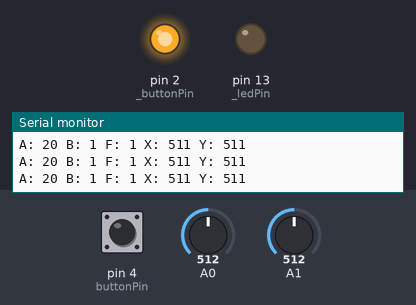
Recording of a sketch running on a simulated Arduino Uno, built with avr-gcc and run on an emulated ATmega328P. Parts: output pins drawn as LEDs (lit = HIGH), the last lines printed to the serial monitor. Inputs (shaded band) come from the test bench; at power-on: pin 4 (buttonPin) HIGH, A0 = 512, A1 = 512.

Above: at 1.2 s.
1.3 s: pin 4 (buttonPin) pulled LOW for 0.15 s
At 2.7 s:
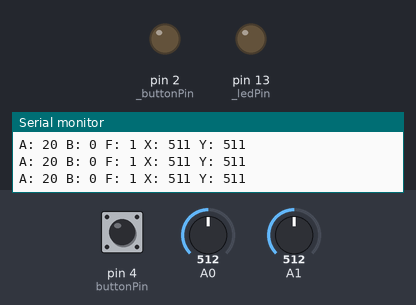
3.0 s: pin 4 (buttonPin) pulled LOW for 1 s
At 5.2 s:
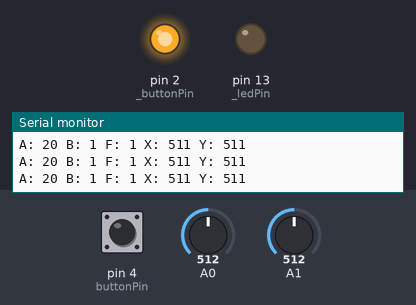
5.5 s: pin 4 (buttonPin) pulled LOW for 3.2 s
At 10.0 s:
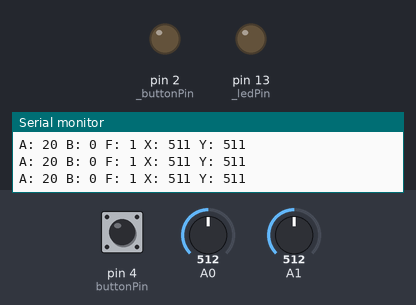
Timing chart, 0 to 11.5 s (numbered marks = the images above; inputs shaded):
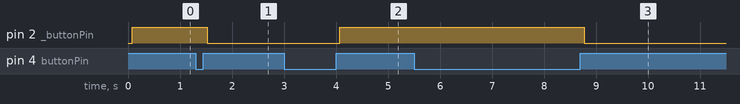

Measured:
- after the input at 1.3 s, pin 2 (_buttonPin): HIGH → LOW after 0.23 s
- after the input at 3.0 s, pin 2 (_buttonPin): LOW → HIGH after 1.1 s
- after the input at 5.5 s, pin 2 (_buttonPin): HIGH → LOW after 3.3 s

The sketch:

I2C-Slave1.ino
```cpp
// (licence header left out)
#include <Arduino.h>
#include <Wire.h>
//
#include "Button.h"
#include "Timer.h"
#include "TypeConv.h"
//
#define I2C_ADDRESS_JOYSTICK 0x14
//
using namespace csjc;

// PROTOTYPES
void receiveReadEvent(int byteCount);
void requestWriteEvent();

// GLOBAL variables
uint8_t dataWX[7];
uint8_t dataRX[7];
int cntBytes = 7;
Button button;
Timer timer;
TypeConv typeConv;

void Debug(uint8_t data[], int size)
{
  // I2C Address
  Serial.print("A: ");
  Serial.print((int)data[0]);
  // Button State
  Serial.print(" B: ");
  Serial.print((int)data[1]);
  // FSM State
  Serial.print(" F: ");
  Serial.print((int)data[2]);
  // xDigital
  int x = (int)typeConv.BytesToWord(data[3], data[4]);
  Serial.print(" X: ");
  Serial.print(x);
  // yDigital
  int y = (int)typeConv.BytesToWord(data[5], data[6]);
  Serial.print(" Y: ");
  Serial.println(y);
}

void setup() {
  Serial.begin(115200);
  while (!Serial) {}

  // Wire-I2C-Setup
  Wire.begin(I2C_ADDRESS_JOYSTICK);
  // Call back event
  Wire.onReceive(receiveReadEvent);
  Wire.onRequest(requestWriteEvent);

  //
  timer = Timer();
  //
  int buttonPin = 4;
  int ledPin = 2;
  button = Button(buttonPin, ledPin);
  //
  typeConv = TypeConv();
  //
  dataWX[0] = (uint8_t)I2C_ADDRESS_JOYSTICK;
  //
  updateFSMState(1);
}

void updateButtonState(uint8_t buttonState)
{
  dataWX[1] = buttonState;
}

void updateFSMState(uint8_t fsmState)
{
  dataWX[2] = fsmState;
}

void updateWriteI2C(int xAnalog, int yAnalog)
{
  // Input-X
  typeConv.WordTo2Bytes(xAnalog);
  dataWX[3] = typeConv.GetHiByte();
  dataWX[4] = typeConv.GetLoByte();
  // Input-Y
  typeConv.WordTo2Bytes(yAnalog);
  dataWX[5] = typeConv.GetHiByte();
  dataWX[6] = typeConv.GetLoByte();

  Debug(dataWX, 7);
}

void updateADC()
{
  // Note: Joystick is used only for data...
  // (1)
  // Analog to Digital (10-bit) Conversion
  // Digital Values from 0 to 1023
  // Read Article 1009 L298N Supplemental
  int xDigital = 1023 - analogRead(A0);
  int yDigital = 1023 - analogRead(A1);

  updateWriteI2C(xDigital, yDigital);
}

void loop() {
  button.updateButton();
  // Timer
  if (timer.isTimer(250))
  {
    // Button
    if (button.isButtonOn())
      updateButtonState((uint8_t)1);
    else
      updateButtonState((uint8_t)0);
    // FSM - NOT USED
    // ADC
    updateADC();
  }
}

// NOT USED ------------------------------
void receiveReadEvent(int byteCount)
{
  int cnt = 0;
  // Serial.print("Read Event MCU1: ");
  // Serial.println(byteCount);

  while (Wire.available() > 0) {
    dataRX[cnt] = Wire.read();
    // Serial.println(dataRX[cnt]);
    cnt++;
  }
  cntBytes = cnt;
  // Serial.println(cnt);
}

// Joystick MCU-1 ------------------ working
// Joystick used only for test data
void requestWriteEvent() {
  int cnt = 0;
  Serial.println("Write Event MCU1..");
  while (cnt < cntBytes)
  {
    // Serial.print(cnt);
    // Serial.print(": ");
    // Serial.println(dataWX[cnt]);
    Wire.write(dataWX[cnt]);
    cnt++;
  }
}
```

Bitwise.h
```cpp
// (licence header left out)
#ifndef Numerics_Bitwise_h
#define Numerics_Bitwise_h

#include <Arduino.h>

namespace csjc
{
    template <typename integer>
    class Bitwise
    {
    private:
        // Private Properties
        integer b_bits;
        integer b_maxSize;
        integer b_numberOfBits;
        // Private Methods
        integer b_powerOfTwo(integer bitNumber);
        integer b_sumPowerOfTwo(integer bitNumber);

    public:
        // Constructor
        Bitwise();

        // Public Methods - Bit Numbers 0, 1, 2, 3, 4, etc.
        // Bit Numbers
        void SetBitNumber(integer bitNumber);
        bool IsBitNumberSet(integer bitNumber);
        bool IsBitNumberSetToBitsValue(integer bitNumber, integer bitsValue);
        integer GetBitNumber();
        void ClearBitNumber(integer bitNumber);
        // Bits Value
        void SetBitsValue(integer);
        integer GetBitsValue();
        void ClearAllBits();
        integer ReverseBits(integer bitsValue);
        String PrintBinaryBits(bool leadingTextFlag = true);
    };

    template <typename integer>
    Bitwise<integer>::Bitwise()
    {
        // Used in for loops
        b_numberOfBits = (sizeof(integer) * (integer)8);
        // MINUS-ONE: assuming programmer might use a signed-integer.
        b_maxSize = b_sumPowerOfTwo(b_numberOfBits - (integer)1);
        b_bits = (integer)0;

        // DEBUG
        // Serial.print("number of bits: ");
        // Serial.print(b_numberOfBits);
        // Serial.print(" max size: ");
        // Serial.println(b_maxSize);
    }

    template <typename integer>
    integer Bitwise<integer>::b_powerOfTwo(integer bitNumber)
    {
        integer value = (integer)1;
        if (bitNumber >= (integer)0 && bitNumber < b_numberOfBits)
        {
            if (bitNumber == (integer)0)
                return value;

            for (int i = 0; i < (int)bitNumber; i++)
            {
                value *= (integer)2;
            }
        }
        else
        {
#ifdef _ARDUINO_
            Serial.println("Error - bitNumber size");
#else
#endif
        }
        return value;
    }

    template <typename integer>
    integer Bitwise<integer>::b_sumPowerOfTwo(integer bitNumber)
    {
        integer sum = (integer)0;
        for (int poT = 0; poT < (int)bitNumber; poT++)
        {
            sum += b_powerOfTwo(poT);
        }
        return sum;
    }

    template <typename integer>
    void Bitwise<integer>::SetBitNumber(integer bitNumber)
    {
        b_bits |= b_powerOfTwo(bitNumber);
    }

    template <typename integer>
    bool Bitwise<integer>::IsBitNumberSet(integer bitNumber)
    {
        if ((b_bits & b_powerOfTwo(bitNumber)) != 0)
            return true;

        return false;
    }

    template <typename integer>
    bool Bitwise<integer>::IsBitNumberSetToBitsValue(integer bitNumber, integer bitsValue)
    {
        if ((bitsValue & b_powerOfTwo(bitNumber)) != 0)
            return true;

        return false;
    }

    template <typename integer>
    integer Bitwise<integer>::GetBitNumber()
    {
        // bit-numbers: 0, 1, 2, 3,  ... 13, 14, 15.
        if (b_bits > (integer)0 && b_bits < b_maxSize)
        {
            for (int bitNumber = 0; bitNumber < (int)b_numberOfBits; bitNumber++)
            {
                // GET FIRST BIT-NUMBER OF BITS
                // If there is more than one bit number,
                // use string or array to capture all bit numbers
                if (IsBitNumberSet((integer)bitNumber))
                    return (integer)bitNumber;
            }
        }
        else
        {
            Serial.println("Error - no such bit number");
        }
        return (integer)-1;
    }

    template <typename integer>
    void Bitwise<integer>::ClearBitNumber(integer bitNumber)
    {
        b_bits &= ~b_powerOfTwo(bitNumber);
    }

    template <typename integer>
    void Bitwise<integer>::SetBitsValue(integer bitsValue)
    {
        b_bits = bitsValue;
    }

    template <typename integer>
    integer Bitwise<integer>::GetBitsValue()
    {
        return (integer)b_bits;
    }

    template <typename integer>
    void Bitwise<integer>::ClearAllBits()
    {
        b_bits = (integer)0;
    }

    template <typename integer>
    integer Bitwise<integer>::ReverseBits(integer bitsValue)
    {
        int numBits = sizeof(bitsValue) * 8;
        integer bitsVal = bitsValue;
        integer result = (integer)0;
        for (int i = 0; i < numBits; i++)
        {
            // Shift result left by 1
            result <<= 1;
            // Set the least significant bit of result
            // to the least significant bit of bitsVal.
            result |= (bitsVal & 1);
            // Shift bitsVal right by 1
            bitsVal >>= 1;
        }

        return result;
    }

    template <typename integer>
    String Bitwise<integer>::PrintBinaryBits(bool leadingTextFlag)
    {
        String str = "";
        if (leadingTextFlag)
            str = "bits:";
        // Count backwards
        for (int bitNumber = (int)b_numberOfBits - 1; bitNumber >= 0; bitNumber--)
        {
            // Insert Space-Char after every 4th digit
            if (((bitNumber + (integer)1) % (integer)4) == (integer)0)
                str += ' ';

            // Insert binary digit
            if (IsBitNumberSet(bitNumber))
                str += '1';
            else
                str += '0';
        }
        return str;
    }
}
#endif
```

Button.h
```cpp
// (licence header left out)
#ifndef Numerics_Button_h
#define Numerics_Button_h

#include <Arduino.h>

#define DEBOUNCE_TIME 75

namespace csjc
{
    class Button
    {
    private:
        int _ledPin;
        int _ledState;
        int _buttonPin;
        int _buttonState;
        int _lastButtonState;
        unsigned long _lastDebounceTime;
        unsigned long _debounceDelay;

        void _data();
        void _pins();
        void _button();

    public:
        Button();
        Button(int buttonPin);
        Button(int buttonPin, int ledPin);
        ~Button() = default;

        bool isButtonOn();
        void updateButton();
    };

    // Constructor
    Button::Button()
    {
        // Setup Private DATA Variables
        _data();
        // Arduino pins should the last setup step
        _pins();
    }

    // Constructor
    Button::Button(int buttonPin)
    {
        // Setup Private Variables
        _data();
        _buttonPin = buttonPin;
        // Arduino pins should the last setup step
        _pins();
    }

    // Constructor
    Button::Button(int buttonPin, int ledPin)
    {
        // Setup Private Variables
        _data();
        _buttonPin = buttonPin;
        _ledPin = ledPin;
        // Arduino pins should the last setup step
        _pins();
    }

    // PUBLIC method: Is the Button On = HIGH
    bool Button::isButtonOn()
    {
        return _ledState == HIGH;
    }

    // PUBLIC method: updateButton (used in the Arduino loop() function)
    void Button::updateButton()
    {
        _button();
    }

    // Private Method
    void Button::_data()
    {
        // Default Button and LED
        _buttonPin = 2;
        _ledPin = 13;
        // Begin the current state LOW of the output pin
        _ledState = LOW;
        // the previous reading from the input pin
        _lastButtonState = HIGH;
        _lastDebounceTime = 0;
        // DEBOUNCE_TIME : arbitrary definition
        _debounceDelay = DEBOUNCE_TIME;
    }

    // Private Method
    void Button::_pins()
    {
        // Arduino pins should the last setup step
        // Arduino.h wiring pins pinMode()
        pinMode(_buttonPin, INPUT);
        pinMode(_ledPin, OUTPUT);
    }

    // Private Method
    void Button::_button()
    {
        int currentState = digitalRead(_buttonPin);
        long currentTime = millis();

        // If the switch changed, due to noise or pressing:
        if (currentState != _lastButtonState)
        {
            // reset the debouncing timer
            _lastDebounceTime = currentTime;
        }

        // whatever the reading is at, it's been there for longer than the debounce
        // delay, so take it as the actual current state:
        if ((currentTime - _lastDebounceTime) > _debounceDelay)
        {
            // if the button state has changed:
            if (currentState != _buttonState)
            {
                // Add the current reading from the input pin
                _buttonState = currentState;

                // only toggle the LED if the new button state is HIGH
                if (_buttonState == HIGH)
                {
                    _ledState = !_ledState;
                }
            }
        }

        // set the LED:
        digitalWrite(_ledPin, _ledState);

        // save the reading. Next time through the loop, it'll be the lastButtonState:
        _lastButtonState = currentState;
    }
}
#endif
```

MiscMath.h
```cpp
// (licence header left out)
#ifndef Numerics_MiscMath_h
#define Numerics_MiscMath_h

#include "Arduino.h"

namespace csjc
{
    enum Plane2D
    {
        XY = 1,
        XZ,
        YZ
    };

    // FUNCTION-TEMPLATES

    template <typename real>
    real Square(real value)
    {
        return value * value;
    }

    template <typename real>
    real AngleRadian(real a, real b)
    {
        // Division by zero requires no check
        // QuadI (refAngle)
        real refAngle = atan((double)b / (double)a);
        // QuadII
        if (a < (real)0 && b >= (real)0)
        {
            refAngle = (real)PI + refAngle;
        }
        // QuadIII
        if (a < (real)0 && b < (real)0)
        {
            refAngle = (real)PI + refAngle;
        }
        // QuadIV
        if (a >= (real)0 && b < (real)0)
        {
            refAngle = (real)2.0 * (real)PI + refAngle;
        }

        return refAngle;
    }

    template <typename real>
    real Angle2Radian(real a, real b)
    {
        // Division by zero requires no check when using Mathf
        // Quad I & II (refAngle)
        real refAngle = atan2((double)b, (double)a);
        // Quad III & IV
        if (b < (real)0)
        {
            refAngle = refAngle + (real)2.0 * (real)PI;
        }

        return refAngle;
    }

    /*
    template <typename real>
    void DirectionComponents(real angleRadian, real &x, real &y, real &z, Plane2D plane2D)
    {
        Vector3<real> vector = DirectionVector(angleRadian, plane2D);
        x = vector.x();
        y = vector.y();
        z = vector.z();
    }
    */

    /*
    template <typename real>
    Vector3<real> DirectionVector(real angleRadian, Plane2D plane2D)
    {

        real a = cos(angleRadian);
        real b = sin(angleRadian);
        real x = (real)0;
        real y = (real)0;
        real z = (real)0;
        switch (plane2D)
        {
        case XY:
            x = a; // X
            y = b; // Y
            break;
        case XZ:
            x = a; // X
            z = b; // Z
            break;
        case YZ:
            y = a; // Y
            z = b; // Z
            break;
        default:
            x = a; // X
            y = b; // Y
            break;
        }
        Vector3<real> vector(x, y, z);
        return vector;
    }
    */

    // See also LinearMap.h
    template <typename real>
    real Map(real x, real x1, real x2, real y1, real y2)
    {
        // Assume linear functions
        // m = (y2 - y1)/(x2 - x1)
        // (y - y1) = m(x - x1)
        return (y2 - y1) * (x - x1) / (x2 - x1) + y1;
    }

    template <typename T>
    T absT(T val)
    {
        T zero = (T)0;
        if (val < zero)
            val *= (T)-1;
        return val;
    }
}

#endif /* Numerics_Misc_h */
```

Timer.h
```cpp
// (licence header left out)
#ifndef Numerics_Timer_h
#define Numerics_Timer_h

#include <Arduino.h>

namespace csjc
{
    class Timer
    {
    private:
        // Private Properties
        long t_currentTime;
        long t_elapsedTime;
        long t_deltaTime;

    public:
        // Constructors
        Timer();
        ~Timer() = default;

        // Methods
        void resetTimer();
        float DeltaTimeSeconds();
        boolean isTimer(long incrementedTime_ms);
    };

    Timer::Timer()
    {
        t_elapsedTime = 0;
    }

    void Timer::resetTimer()
    {
        t_elapsedTime = -1;
    }

    float Timer::DeltaTimeSeconds()
    {
        // Period (T) in seconds
        return (float)t_deltaTime * 0.0010;
    }

    // ALWAYS: Use isTimer(milliseconds) inside void loop() function
    boolean Timer::isTimer(long incrementedTime_ms)
    {
        t_currentTime = millis();
        if (t_elapsedTime == -1)
        {
            t_elapsedTime = t_currentTime + incrementedTime_ms;
        }
        else if (t_currentTime > t_elapsedTime)
        {
            t_elapsedTime = t_currentTime + incrementedTime_ms;
            // DeltaTime at incremmentedTime
            t_deltaTime = t_elapsedTime - t_currentTime;
            return true;
        }
        return false;
    }
}
#endif
```

Source omitted: TypeConv.h (5862 bytes)
